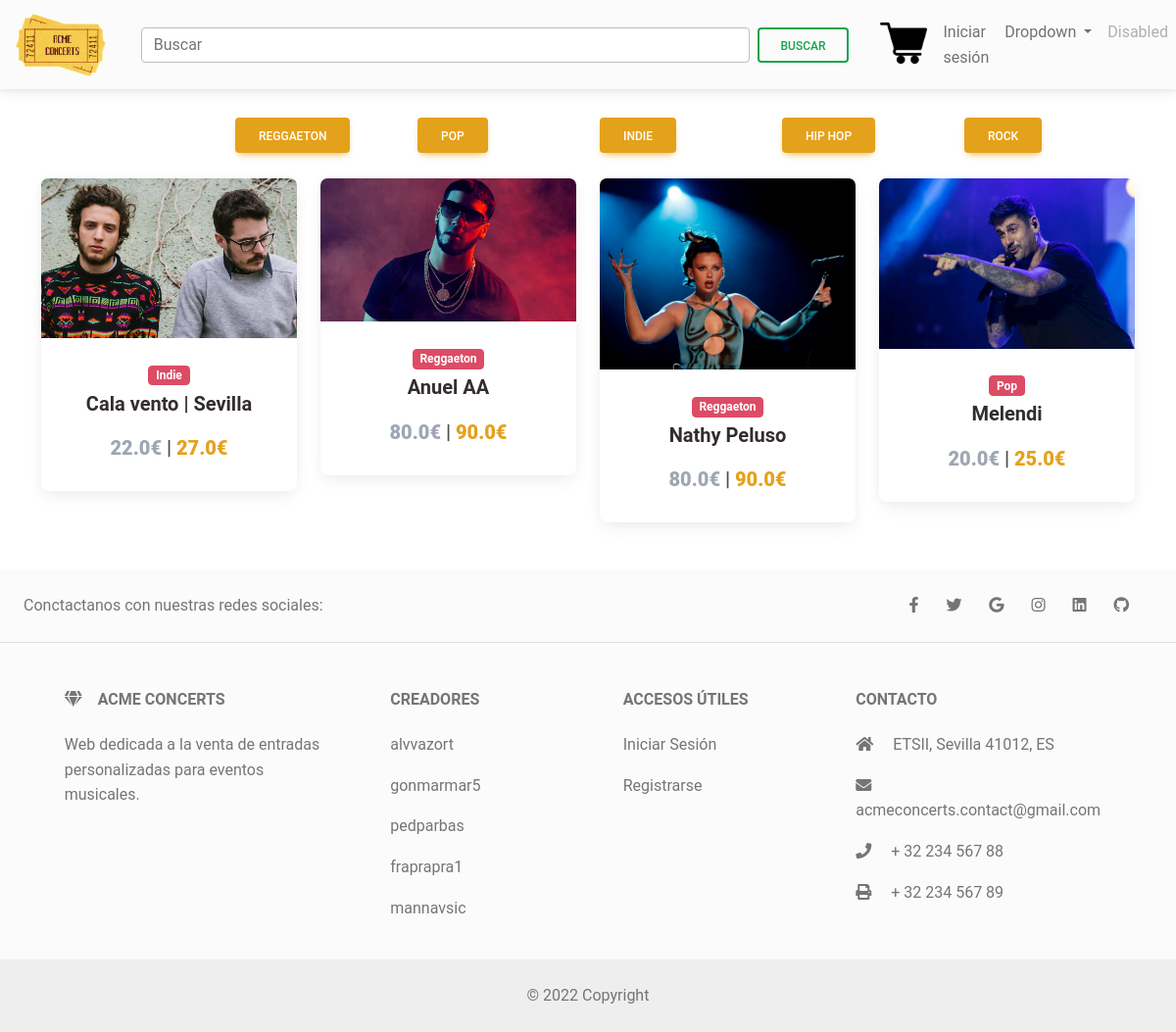
Before: / with the older database file.
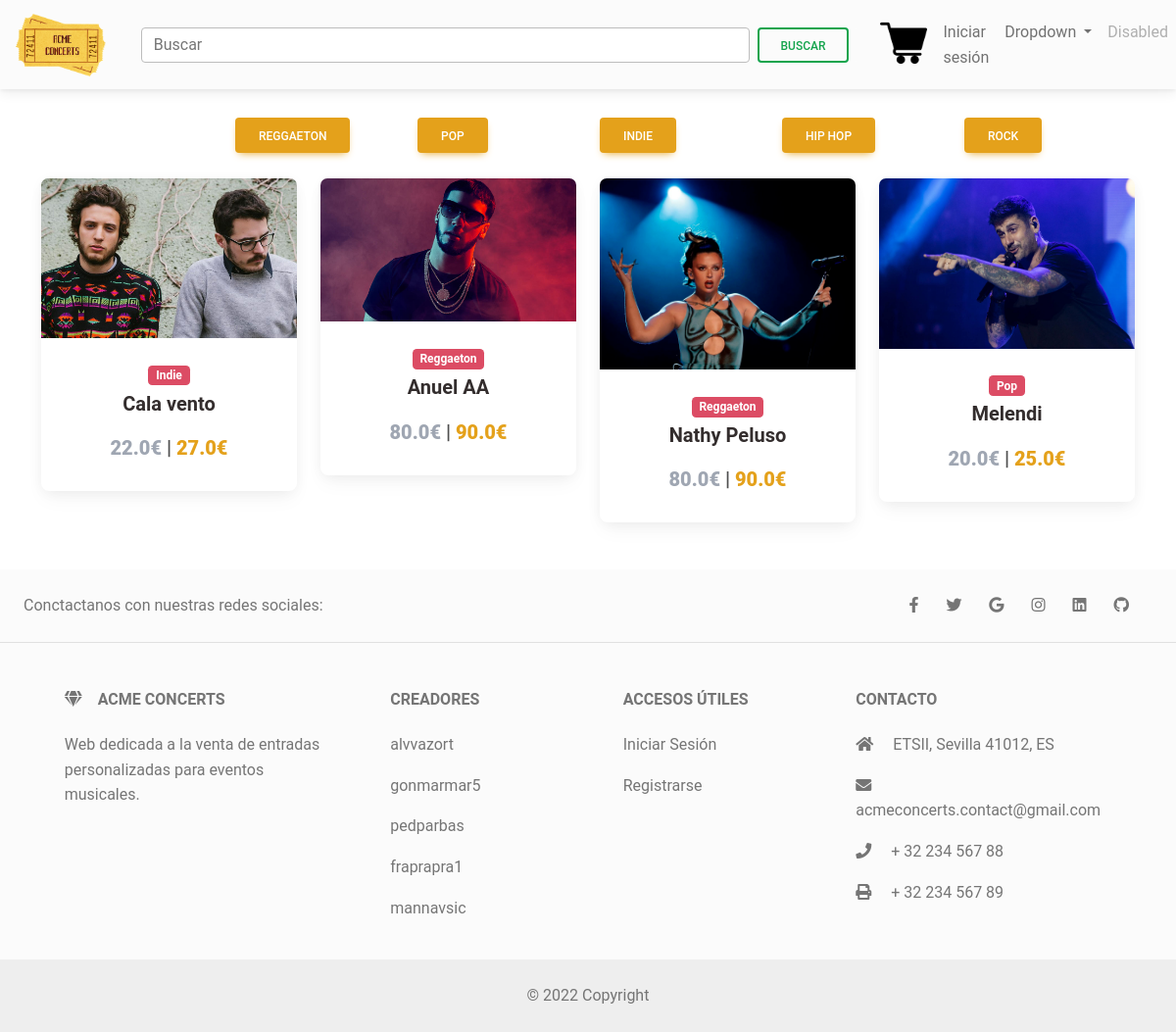
After: the same page with the newer database file.
### main/models.py (models this page shows, shortened)
class Ticket(models.Model):
    ordering = ['-slug']
    title = models.CharField(max_length=100)
    price = models.FloatField()
    price_customized = models.FloatField()
    location= models.CharField(max_length=100, default="No definido")
    category = models.CharField(choices=CATEGORY, max_length=2)
    slug = models.SlugField()
    description = models.TextField()
    image = models.ImageField(upload_to= 'images/tickets/')
    date = models.DateTimeField()
    stock = models.PositiveIntegerField(default=10)
    def get_absolute_url(self):
        return reverse("main:ticket", kwargs={
            'slug': self.slug
        })

### main/views.py (the view)
# urls.py: path('', views.HomeView.as_view(), name='home'),
class HomeView(ListView):
    model = Ticket
    paginate_by = 10
    template_name = "home.html"
    def get_context_data(self, **kwargs):
        context = super().get_context_data(**kwargs)
        context["MEDIA_URL"] = settings.MEDIA_URL
        return context

### main/templates/home.html (shortened to what this page needs)
{% extends "base.html" %}
{% block content %}
  <main>
    <div class="container">
      <div class="container mt-5">
        <div class="row">
          <div class="col">
          </div>
          <div class="col">
            <a type="button" class="btn btn-warning" href="reggaeton">Reggaeton</a>
          </div>
          <div class="col">
            <a type="button" class="btn btn-warning" href="pop">Pop</a>
          </div>
          <div class="col">
            <a type="button" class="btn btn-warning" href="indie">Indie</a>
          </div>
          <div class="col">
            <a type="button" class="btn btn-warning" href="hiphop">Hip Hop</a>
          </div>
          <div class="col">
            <a type="button" class="btn btn-warning" href="rock">Rock</a>
          </div>
        </div>
      </div>
      <br>
      <section class="text-center mb-4">
        <div class="row wow fadeIn">
          {% for ticket in object_list %}
          <div class="col-lg-3 col-md-6 mb-4">
            <div class="card">
              <div class="view overlay">
                {% if ticket.stock == 0 %}
                <a href="{{ticket.get_absolute_url}}">
                  <img src="/resources/images/agotado.png" class="card-img-top">
                </a>
                {% else %}
                <a href="{{ticket.get_absolute_url}}">
                  <img src="{{MEDIA_URL}}{{ticket.image}}" class="card-img-top">
                </a>
                {% endif %}
              </div>
              <div class="card-body text-center">
                <a href="{{ticket.get_category_display.lower}}">
                    <span class="badge bg-danger text-white mr-1">{{ticket.get_category_display}}</span>
                  </a>
                    <h5>
                        <a href="{{ticket.get_absolute_url }}" >
                            <span class="badge badge-pill text-dark"><h5><strong>{{ticket.title}} </strong></h5></span>
                        </a>
                    </h5>
                <h5 >
                  <strong>
                    {% if ticket.price %}
                    <span class="text-secondary mr-1">
                      <b>{{ ticket.price }}€</b>
                    </span>
                    |
                    <span><b class="text-warning"> {{ ticket.price_customized }}€</b></span>
                    {% else %}
                    <span>{{ ticket.price_customized }}€</span>
                    {% endif %}
                  </strong>
                </h5>
              </div>
            </div>
          </div>
          {% endfor %}
        </div>
      </section>
    </div>
  </main>
{% endblock content %}

### main/templates/base.html (shortened to what this page needs)
{% load static %}
<!DOCTYPE html>
<html>
    <head>
        <link rel="stylesheet" href="https://use.fontawesome.com/releases/v5.8.1/css/all.css">
        <link rel="stylesheet" href="/static/css/bootstrap.min.css" media="screen">
        <link rel="stylesheet" href="/static/css/styles.css" type="text/css">
        <link href="{% static 'css/mdb.min.css' %}" rel="stylesheet">
    </head>
    <body>
        <header class="fixed-top">
            <nav class="navbar navbar-expand-lg navbar-light bg-light">
                <a class="navbar-brand" href="/"><img id="logo" src="/resources/images/logo.png" class="" alt="Acme Concerts"></a>
                <form id="search-bar" class="align-self-md-center d-inline-flex form-control p-0 m-3 bg-light border-0">
                  <input class="form-control mr-sm-2" type="search" placeholder="Buscar" aria-label="Buscar">
                  <button class="btn btn-outline-success my-2 my-sm-0 m-2" type="submit" id="search-button">Buscar</button>
                </form>
                <div class="collapse navbar-collapse align-content-center" id="navbarSupportedContent">
                  <ul class="navbar-nav mr-auto">
                    <li class="nav-item">
                      <a href="/cart" class="nav-link d-inline-block"><img id="cart" src="/static/icons/shopping-cart.png" class="" alt="Mi carrito"></a>
                    </li>
                    <li class="nav-item">
                      <a class="nav-link" href="/accounts/login">Iniciar sesión</a>
                    </li>
                    <li class="nav-item dropdown">
                      <a class="nav-link dropdown-toggle" href="#" id="navbarDropdown" role="button" data-toggle="dropdown" aria-haspopup="true" aria-expanded="false">
                        Dropdown
                      </a>
                    </li>
                    <li class="nav-item">
                      <a class="nav-link disabled" href="#">Disabled</a>
                    </li>
                  </ul>
                </div>
              </nav>
        </header>
        {% block content %}
        {% endblock content %}
        <footer class="text-center text-lg-start bg-light text-muted ">
          <section class="d-flex justify-content-center justify-content-lg-between p-4 border-bottom">
            <div class="me-5 d-none d-lg-block">
              <span>Conctactanos con nuestras redes sociales:</span>
            </div>
            <div>
              <a href="" class="me-4 text-reset">
                <i class="fab fa-facebook-f"></i>
              </a>
              <a href="" class="me-4 text-reset">
                <i class="fab fa-twitter"></i>
              </a>
              <a href="" class="me-4 text-reset">
                <i class="fab fa-google"></i>
              </a>
              <a href="" class="me-4 text-reset">
                <i class="fab fa-instagram"></i>
              </a>
              <a href="" class="me-4 text-reset">
                <i class="fab fa-linkedin"></i>
              </a>
              <a href="https://github.com/AcmeConcerts" class="me-4 text-reset">
                <i class="fab fa-github"></i>
              </a>
            </div>
          </section>
          <section class="">
            <div class="container text-center text-md-start mt-5">
              <div class="row mt-3">
                <div class="col-md-3 col-lg-4 col-xl-3 mx-auto mb-4">
                  <h6 class="text-uppercase fw-bold mb-4">
                    <i class="fas fa-gem me-3"></i>Acme Concerts
                  </h6>
                  <p>
                    Web dedicada a la venta de entradas personalizadas para eventos musicales.
                  </p>
                </div>
                <div class="col-md-2 col-lg-2 col-xl-2 mx-auto mb-4">
                  <h6 class="text-uppercase fw-bold mb-4">
                    Creadores
                  </h6>
                  <p>
                    <a href="https://github.com/alvvazort" class="text-reset">alvvazort</a>
                  </p>
                  <p>
                    <a href="#!" class="text-reset">gonmarmar5</a>
                  </p>
                  <p>
                    <a href="#!" class="text-reset">pedparbas</a>
                  </p>
                  <p>
                    <a href="#!" class="text-reset">fraprapra1</a>
                  </p>
                  <p>
                    <a href="#!" class="text-reset">mannavsic</a>
                  </p>
                </div>
                <div class="col-md-3 col-lg-2 col-xl-2 mx-auto mb-4">
                  <h6 class="text-uppercase fw-bold mb-4">
                    Accesos útiles
                  </h6>
                  <p>
                    <a href="/accounts/login" class="text-reset">Iniciar Sesión</a>
                  </p>
                  <p>
                    <a href="/accounts/signup" class="text-reset">Registrarse</a>
                  </p>
                </div>
                <div class="col-md-4 col-lg-3 col-xl-3 mx-auto mb-md-0 mb-4">
                  <h6 class="text-uppercase fw-bold mb-4">Contacto</h6>
                  <p><i class="fas fa-home me-3"></i> ETSII, Sevilla 41012, ES</p>
                  <p>
                    <i class="fas fa-envelope me-3"></i>
                    acmeconcerts.contact@gmail.com
                  </p>
                  <p><i class="fas fa-phone me-3"></i> + 32 234 567 88</p>
                  <p><i class="fas fa-print me-3"></i> + 32 234 567 89</p>
                </div>
              </div>
            </div>
          </section>
          <div class="text-center p-4" style="background-color: rgba(0, 0, 0, 0.05);">
            © 2022 Copyright
          </div>
        </footer>
    </body>
</html>

### main/templates/scripts.html (shortened to what this page needs)
{% load static %}

### main/static/css/styles.css (style rules this page uses)
#search-bar { display: flex; align-self: center; columns: 2; }
#search-button { margin-left: 1 rem; }
#cart { max-height: 3rem; }
#logo { max-height: 4rem; margin-left: 1rem; }

Changed rows visible on the page:
changed Ticket "Indie": title "Cala vento | Sevilla" → "Cala vento"
